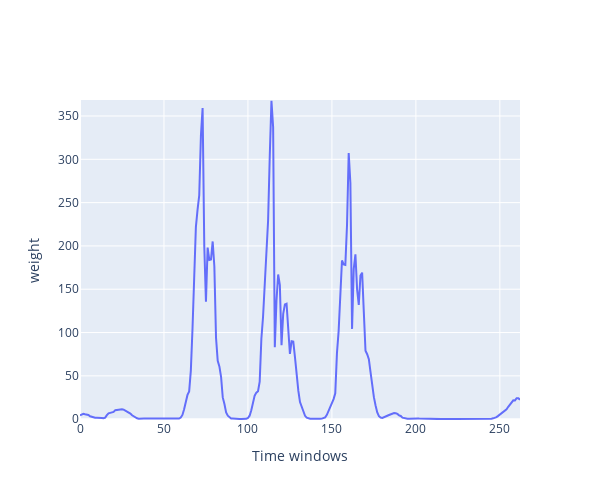

Source (notebook cell):
### Code cell
motionqual = MotionExpression()

effort = 'weight'
effortdata = weight

lo, hi = motionqual.get_sigpeaks(
    effort=effort, 
    effortdata=effortdata,
    sigma=2
)

bounds = motionqual.sort_idx_diff(hi)
fig = mgraph.shaded_plot(
    effortdata, 
    bounds, 
    xlabel='Time windows', 
    ylabel=effort
)

fig.show()
print(bounds)

### Figure 1 — Plotly figure (JSON) as saved in the notebook; plotly's stock layout.template omitted (floating-point values rounded to 4 significant figures; data arrays with more than 128 entries replaced by an {"elided": "..."} marker saying what was removed)
{"data": [{"mode": "lines", "type": "scatter", "x": {"elided": "263 int values"}, "y": {"elided": "263 float values"}}], "layout": {"height": 500, "width": 600, "xaxis": {"title": {"text": "Time windows"}}, "yaxis": {"range": [-0.9864, 368.5], "title": {"text": "weight"}}}}
